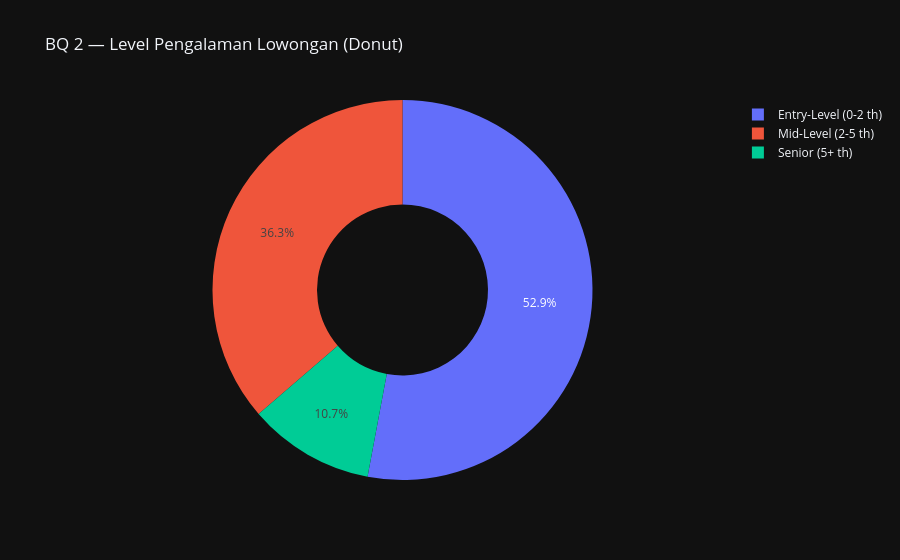

This figure's notebook cell:
### Markdown cell above
**Visualisasi BQ 2 :** Donut chart menampilkan proporsi masing-masing level pengalaman yang diminta oleh perusahaan.

### Code cell
# Visualisasi BQ 2
fig2 = px.pie(level_counts, names='Level', values='Jumlah', hole=0.45,
              title='BQ 2 — Level Pengalaman Lowongan (Donut)')
fig2.show()

### Figure 1 — Plotly figure (JSON) as saved in the notebook; plotly's stock layout.template omitted (floating-point values rounded to 4 significant figures)
{"data": [{"domain": {"x": [0, 1], "y": [0, 1]}, "hole": 0.45, "hovertemplate": "Level=%{label}<br>Jumlah=%{value}<extra></extra>", "labels": ["Entry-Level (0-2 th)", "Mid-Level (2-5 th)", "Senior (5+ th)"], "legendgroup": "", "name": "", "showlegend": true, "type": "pie", "values": [1456, 999, 295]}], "layout": {"legend": {"tracegroupgap": 0}, "title": {"text": "BQ 2 — Level Pengalaman Lowongan (Donut)"}}}
